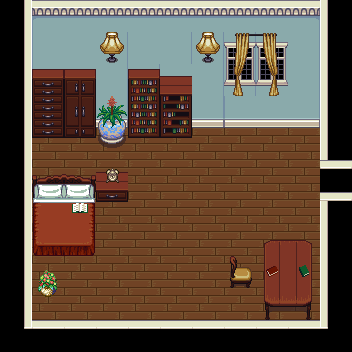

A 2D game scene composited from a Tiled map and its tileset images. What follows is a short description and the map's XML, with each tile layer's data collapsed to a summary:
An orthogonal 11x11 tile map with 32x32 px tiles, 3 tile layers (Tile Layer 1, Tile Layer 2, Tile Layer 3), 6 tilesets and 9 objects (exit, rachel, jessica).

<map version="1.0" orientation="orthogonal" width="11" height="11" tilewidth="32" tileheight="32">
 <tileset firstgid="1" name="inside" tilewidth="32" tileheight="32">
  <image source="../img/inside.png" width="320" height="320" />
 </tileset>
 <tileset firstgid="101" name="room" tilewidth="32" tileheight="32">
  <image source="../img/victoria.png" width="352" height="160" />
 </tileset>
 <tileset firstgid="156" name="cabinets" tilewidth="32" tileheight="32">
  <image source="../img/cabinets.png" width="192" height="416" />
 </tileset>
 <tileset firstgid="234" name="windows" tilewidth="32" tileheight="32">
  <image source="../img/house.png" width="320" height="224" />
 </tileset>
 <tileset firstgid="304" name="decoration" tilewidth="32" tileheight="32">
  <image source="../img/accessories.png" width="128" height="128" />
 </tileset>
 <tileset firstgid="320" name="stairs" tilewidth="32" tileheight="32">
  <image source="../img/stairs.png" width="256" height="544" />
 </tileset>
 <layer name="Tile Layer 1" width="11" height="11">
  <data>[121 cells, 120 non-empty, 15 distinct tile ids]</data>
 </layer>
 <layer name="Tile Layer 2" width="11" height="11">
  <data>[121 cells, 33 non-empty, 29 distinct tile ids]</data>
 </layer>
 <layer name="Tile Layer 3" width="11" height="11">
  <data>[121 cells, 14 non-empty, 13 distinct tile ids]</data>
 </layer>
 <objectgroup name="Object Layer 1" width="11" height="11">
  <object name="exit" x="320" y="160" width="32" height="32">
   <properties>
    <property name="fade" value="black" />
    <property name="location" value="2180, 950" />
    <property name="to" value="sciencepark" />
   </properties>
  </object>
  <object name="rachel" x="256" y="160" width="32" height="32">
   <properties>
    <property name="compose" value="[{&quot;name&quot;:&quot;shadow&quot;,&quot;class&quot;:&quot;game.Shadow&quot;,&quot;image&quot;:&quot;char_shadow&quot;,&quot;spritewidth&quot;:18,&quot;spriteheight&quot;:9},{&quot;name&quot;:&quot;rachel&quot;},{&quot;name&quot;:&quot;eyes&quot;,&quot;class&quot;:&quot;game.BlinkingEyes&quot;,&quot;image&quot;:&quot;rachel_eyes&quot;,&quot;spritewidth&quot;:17,&quot;spriteheight&quot;:6,&quot;offsetx&quot;:6,&quot;offsety&quot;:18}]" />
    <property name="image" value="rachel" />
    <property name="spriteheight" value="36" />
    <property name="spritewidth" value="31" />
   </properties>
  </object>
  <object name="jessica" x="160" y="192" width="32" height="32">
   <properties>
    <property name="compose" value="[{&quot;name&quot;:&quot;shadow&quot;,&quot;class&quot;:&quot;game.Shadow&quot;,&quot;image&quot;:&quot;char_shadow&quot;,&quot;spritewidth&quot;:18,&quot;spriteheight&quot;:9},{&quot;name&quot;:&quot;jessica&quot;},{&quot;name&quot;:&quot;eyes&quot;,&quot;class&quot;:&quot;game.BlinkingEyes&quot;,&quot;image&quot;:&quot;jessica_eyes&quot;,&quot;spritewidth&quot;:17,&quot;spriteheight&quot;:6,&quot;offsetx&quot;:10,&quot;offsety&quot;:16}]" />
    <property name="image" value="jessica" />
    <property name="spriteheight" value="34" />
    <property name="spritewidth" value="37" />
   </properties>
  </object>
  <object x="320" y="160">
   <polyline points="0,0 0,-32 -288,-32 -288,160 0,160 0,32" />
  </object>
  <object x="32" y="192" width="64" height="64" />
  <object x="64" y="192" width="32" />
  <object x="96" y="160" width="32" height="32" />
  <object x="256" y="256" width="64" height="64" />
  <object x="256" y="224" width="64" height="32" />
 </objectgroup>
</map>
